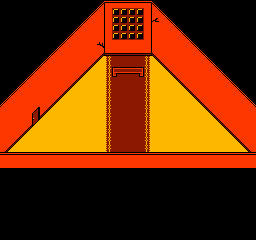

Tiled map render using the project's own tile images. Description and the map definition, with tile-layer contents summarised, below:
An orthogonal 32x30 tile map with 8x8 px tiles, 2 tile layers (Tile Layer 1, Tile Layer 2).

<map version="1.0" orientation="orthogonal" width="32" height="30" tilewidth="8" tileheight="8">
 <tileset firstgid="1" name="tileset" tilewidth="8" tileheight="8">
  <image source="tileset.png" trans="ff00ff" width="256" height="240" />
  <tile id="0">
   <properties>
    <property name="Solid" value="" />
   </properties>
  </tile>
  <tile id="1">
   <properties>
    <property name="Solid" value="" />
   </properties>
  </tile>
  <tile id="2">
   <properties>
    <property name="Solid" value="" />
   </properties>
  </tile>
  <tile id="3">
   <properties>
    <property name="Solid" value="" />
   </properties>
  </tile>
  <tile id="4">
   <properties>
    <property name="Solid" value="" />
   </properties>
  </tile>
  <tile id="5">
   <properties>
    <property name="Solid" value="" />
   </properties>
  </tile>
  <tile id="6">
   <properties>
    <property name="Solid" value="" />
   </properties>
  </tile>
  <tile id="8">
   <properties>
    <property name="Solid" value="" />
   </properties>
  </tile>
  <tile id="9">
   <properties>
    <property name="Solid" value="" />
   </properties>
  </tile>
  <tile id="10">
   <properties>
    <property name="Solid" value="" />
   </properties>
  </tile>
  <tile id="11">
   <properties>
    <property name="Solid" value="" />
   </properties>
  </tile>
  <tile id="12">
   <properties>
    <property name="Solid" value="" />
   </properties>
  </tile>
  <tile id="14">
   <properties>
    <property name="Solid" value="" />
   </properties>
  </tile>
  <tile id="15">
   <properties>
    <property name="Solid" value="" />
   </properties>
  </tile>
  <tile id="16">
   <properties>
    <property name="Solid" value="" />
   </properties>
  </tile>
  <tile id="17">
   <properties>
    <property name="Solid" value="" />
   </properties>
  </tile>
  <tile id="18">
   <properties>
    <property name="Solid" value="" />
   </properties>
  </tile>
  <tile id="19">
   <properties>
    <property name="Solid" value="" />
   </properties>
  </tile>
  <tile id="20">
   <properties>
    <property name="Solid" value="" />
   </properties>
  </tile>
  <tile id="46">
   <properties>
    <property name="" value="" />
   </properties>
  </tile>
  <tile id="47">
   <properties>
    <property name="" value="" />
   </properties>
  </tile>
  <tile id="64">
   <properties>
    <property name="Solid" value="" />
   </properties>
  </tile>
  <tile id="65">
   <properties>
    <property name="Solid" value="" />
   </properties>
  </tile>
  <tile id="66">
   <properties>
    <property name="Solid" value="" />
   </properties>
  </tile>
  <tile id="67">
   <properties>
    <property name="Solid" value="" />
   </properties>
  </tile>
  <tile id="68">
   <properties>
    <property name="Solid" value="" />
   </properties>
  </tile>
  <tile id="70">
   <properties>
    <property name="Solid" value="" />
   </properties>
  </tile>
  <tile id="71">
   <properties>
    <property name="Solid" value="" />
   </properties>
  </tile>
  <tile id="78">
   <properties>
    <property name="Solid" value="" />
   </properties>
  </tile>
  <tile id="79">
   <properties>
    <property name="Solid" value="" />
   </properties>
  </tile>
  <tile id="80">
   <properties>
    <property name="Solid" value="" />
   </properties>
  </tile>
  <tile id="81">
   <properties>
    <property name="Solid" value="" />
   </properties>
  </tile>
  <tile id="82">
   <properties>
    <property name="Solid" value="" />
   </properties>
  </tile>
  <tile id="101">
   <properties>
    <property name="Solid" value="" />
   </properties>
  </tile>
  <tile id="102">
   <properties>
    <property name="Solid" value="" />
   </properties>
  </tile>
  <tile id="103">
   <properties>
    <property name="Solid" value="" />
   </properties>
  </tile>
  <tile id="104">
   <properties>
    <property name="Solid" value="" />
   </properties>
  </tile>
  <tile id="105">
   <properties>
    <property name="Solid" value="" />
   </properties>
  </tile>
  <tile id="106">
   <properties>
    <property name="Solid" value="" />
   </properties>
  </tile>
  <tile id="107">
   <properties>
    <property name="Solid" value="" />
   </properties>
  </tile>
  <tile id="108">
   <properties>
    <property name="Solid" value="" />
   </properties>
  </tile>
  <tile id="109">
   <properties>
    <property name="Solid" value="" />
   </properties>
  </tile>
  <tile id="132">
   <properties>
    <property name="Solid" value="" />
   </properties>
  </tile>
  <tile id="136">
   <properties>
    <property name="Solid" value="" />
   </properties>
  </tile>
  <tile id="137">
   <properties>
    <property name="Solid" value="" />
   </properties>
  </tile>
  <tile id="138">
   <properties>
    <property name="Solid" value="" />
   </properties>
  </tile>
  <tile id="139">
   <properties>
    <property name="Solid" value="" />
   </properties>
  </tile>
  <tile id="165">
   <properties>
    <property name="Solid" value="" />
   </properties>
  </tile>
  <tile id="166">
   <properties>
    <property name="Solid" value="" />
   </properties>
  </tile>
  <tile id="167">
   <properties>
    <property name="Solid" value="" />
   </properties>
  </tile>
  <tile id="168">
   <properties>
    <property name="Solid" value="" />
   </properties>
  </tile>
  <tile id="170">
   <properties>
    <property name="Solid" value="" />
   </properties>
  </tile>
  <tile id="171">
   <properties>
    <property name="Solid" value="" />
   </properties>
  </tile>
  <tile id="172">
   <properties>
    <property name="Solid" value="" />
   </properties>
  </tile>
  <tile id="173">
   <properties>
    <property name="Solid" value="" />
   </properties>
  </tile>
  <tile id="175">
   <properties>
    <property name="Solid" value="" />
   </properties>
  </tile>
  <tile id="177">
   <properties>
    <property name="Solid" value="" />
   </properties>
  </tile>
  <tile id="197">
   <properties>
    <property name="Solid" value="" />
   </properties>
  </tile>
  <tile id="198">
   <properties>
    <property name="Solid" value="" />
   </properties>
  </tile>
  <tile id="199">
   <properties>
    <property name="Solid" value="" />
   </properties>
  </tile>
  <tile id="200">
   <properties>
    <property name="Solid" value="" />
   </properties>
  </tile>
  <tile id="201">
   <properties>
    <property name="Solid" value="" />
   </properties>
  </tile>
  <tile id="204">
   <properties>
    <property name="Solid" value="" />
   </properties>
  </tile>
  <tile id="205">
   <properties>
    <property name="Solid" value="" />
   </properties>
  </tile>
  <tile id="206">
   <properties>
    <property name="Solid" value="" />
   </properties>
  </tile>
  <tile id="207">
   <properties>
    <property name="Solid" value="" />
   </properties>
  </tile>
  <tile id="210">
   <properties>
    <property name="Solid" value="" />
   </properties>
  </tile>
  <tile id="228">
   <properties>
    <property name="Solid" value="" />
   </properties>
  </tile>
  <tile id="233">
   <properties>
    <property name="Solid" value="" />
   </properties>
  </tile>
  <tile id="234">
   <properties>
    <property name="Solid" value="" />
   </properties>
  </tile>
  <tile id="235">
   <properties>
    <property name="Solid" value="" />
   </properties>
  </tile>
  <tile id="236">
   <properties>
    <property name="Solid" value="" />
   </properties>
  </tile>
  <tile id="237">
   <properties>
    <property name="Solid" value="" />
   </properties>
  </tile>
  <tile id="240">
   <properties>
    <property name="Solid" value="" />
   </properties>
  </tile>
  <tile id="241">
   <properties>
    <property name="Solid" value="" />
   </properties>
  </tile>
  <tile id="261">
   <properties>
    <property name="Solid" value="" />
   </properties>
  </tile>
  <tile id="262">
   <properties>
    <property name="Solid" value="" />
   </properties>
  </tile>
  <tile id="263">
   <properties>
    <property name="Solid" value="" />
   </properties>
  </tile>
  <tile id="264">
   <properties>
    <property name="Solid" value="" />
   </properties>
  </tile>
  <tile id="277">
   <properties>
    <property name="Solid" value="" />
   </properties>
  </tile>
  <tile id="278">
   <properties>
    <property name="Solid" value="" />
   </properties>
  </tile>
  <tile id="291">
   <properties>
    <property name="Solid" value="" />
   </properties>
  </tile>
  <tile id="292">
   <properties>
    <property name="Solid" value="" />
   </properties>
  </tile>
  <tile id="293">
   <properties>
    <property name="Solid" value="" />
   </properties>
  </tile>
  <tile id="294">
   <properties>
    <property name="Solid" value="" />
   </properties>
  </tile>
  <tile id="295">
   <properties>
    <property name="Solid" value="" />
   </properties>
  </tile>
  <tile id="296">
   <properties>
    <property name="Solid" value="" />
   </properties>
  </tile>
  <tile id="304">
   <properties>
    <property name="Solid" value="" />
   </properties>
  </tile>
  <tile id="305">
   <properties>
    <property name="Solid" value="" />
   </properties>
  </tile>
  <tile id="306">
   <properties>
    <property name="Solid" value="" />
   </properties>
  </tile>
  <tile id="309">
   <properties>
    <property name="Solid" value="" />
   </properties>
  </tile>
  <tile id="310">
   <properties>
    <property name="Solid" value="" />
   </properties>
  </tile>
  <tile id="339">
   <properties>
    <property name="Solid" value="" />
   </properties>
  </tile>
  <tile id="397">
   <properties>
    <property name="Solid" value="" />
   </properties>
  </tile>
  <tile id="398">
   <properties>
    <property name="Solid" value="" />
   </properties>
  </tile>
  <tile id="399">
   <properties>
    <property name="Solid" value="" />
   </properties>
  </tile>
  <tile id="429">
   <properties>
    <property name="Solid" value="" />
   </properties>
  </tile>
  <tile id="430">
   <properties>
    <property name="Solid" value="" />
   </properties>
  </tile>
  <tile id="431">
   <properties>
    <property name="Solid" value="" />
   </properties>
  </tile>
 </tileset>
 <layer name="Tile Layer 1" width="32" height="30">
  <data>[960 cells, 960 non-empty, 27 distinct tile ids]</data>
 </layer>
 <layer name="Tile Layer 2" width="32" height="30">
  <data>[960 cells, 10 non-empty, 8 distinct tile ids]</data>
 </layer>
</map>
